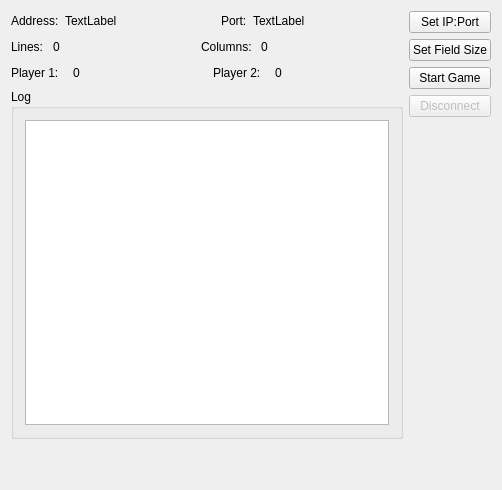
<?xml version="1.0" encoding="UTF-8"?>
<ui version="4.0">
 <class>TcpServer</class>
 <widget class="QWidget" name="TcpServer">
  <property name="geometry">
   <rect>
    <x>0</x>
    <y>0</y>
    <width>502</width>
    <height>490</height>
   </rect>
  </property>
  <property name="windowTitle">
   <string>Snake Server</string>
  </property>
  <layout class="QVBoxLayout" name="verticalLayout">
   <item>
    <layout class="QHBoxLayout" name="horizontalLayout">
     <property name="sizeConstraint">
      <enum>QLayout::SetMinimumSize</enum>
     </property>
     <item>
      <layout class="QVBoxLayout" name="verticalLayout_6">
       <item>
        <layout class="QHBoxLayout" name="horizontalLayout_3">
         <item>
          <layout class="QHBoxLayout" name="horizontalLayout_4">
           <property name="sizeConstraint">
            <enum>QLayout::SetMinimumSize</enum>
           </property>
           <item>
            <widget class="QLabel" name="label">
             <property name="text">
              <string>Address:</string>
             </property>
            </widget>
           </item>
           <item>
            <widget class="QLabel" name="address">
             <property name="sizePolicy">
              <sizepolicy hsizetype="Fixed" vsizetype="Preferred">
               <horstretch>40</horstretch>
               <verstretch>1</verstretch>
              </sizepolicy>
             </property>
             <property name="maximumSize">
              <size>
               <width>150</width>
               <height>20</height>
              </size>
             </property>
             <property name="text">
              <string>TextLabel</string>
             </property>
            </widget>
           </item>
           <item>
            <widget class="QLabel" name="label_2">
             <property name="text">
              <string>Port:</string>
             </property>
            </widget>
           </item>
           <item>
            <widget class="QLabel" name="port">
             <property name="text">
              <string>TextLabel</string>
             </property>
            </widget>
           </item>
           <item>
            <spacer name="horizontalSpacer">
             <property name="orientation">
              <enum>Qt::Horizontal</enum>
             </property>
             <property name="sizeType">
              <enum>QSizePolicy::Expanding</enum>
             </property>
             <property name="sizeHint" stdset="0">
              <size>
               <width>40</width>
               <height>20</height>
              </size>
             </property>
            </spacer>
           </item>
          </layout>
         </item>
        </layout>
       </item>
       <item>
        <layout class="QHBoxLayout" name="horizontalLayout_8">
         <item>
          <widget class="QLabel" name="WidthLabel">
           <property name="text">
            <string>Lines: </string>
           </property>
          </widget>
         </item>
         <item>
          <widget class="QLabel" name="lines">
           <property name="sizePolicy">
            <sizepolicy hsizetype="Fixed" vsizetype="Preferred">
             <horstretch>10</horstretch>
             <verstretch>0</verstretch>
            </sizepolicy>
           </property>
           <property name="maximumSize">
            <size>
             <width>50</width>
             <height>16777215</height>
            </size>
           </property>
           <property name="text">
            <string>0</string>
           </property>
          </widget>
         </item>
         <item>
          <spacer name="horizontalSpacer_4">
           <property name="orientation">
            <enum>Qt::Horizontal</enum>
           </property>
           <property name="sizeHint" stdset="0">
            <size>
             <width>40</width>
             <height>20</height>
            </size>
           </property>
          </spacer>
         </item>
         <item>
          <widget class="QLabel" name="heightLabel">
           <property name="text">
            <string>Columns: </string>
           </property>
          </widget>
         </item>
         <item>
          <widget class="QLabel" name="columns">
           <property name="sizePolicy">
            <sizepolicy hsizetype="Fixed" vsizetype="Preferred">
             <horstretch>10</horstretch>
             <verstretch>0</verstretch>
            </sizepolicy>
           </property>
           <property name="maximumSize">
            <size>
             <width>50</width>
             <height>16777215</height>
            </size>
           </property>
           <property name="text">
            <string>0</string>
           </property>
          </widget>
         </item>
         <item>
          <spacer name="horizontalSpacer_3">
           <property name="orientation">
            <enum>Qt::Horizontal</enum>
           </property>
           <property name="sizeHint" stdset="0">
            <size>
             <width>40</width>
             <height>20</height>
            </size>
           </property>
          </spacer>
         </item>
        </layout>
       </item>
       <item>
        <layout class="QHBoxLayout" name="horizontalLayout_5">
         <property name="spacing">
          <number>11</number>
         </property>
         <property name="sizeConstraint">
          <enum>QLayout::SetMaximumSize</enum>
         </property>
         <item>
          <widget class="QLabel" name="label_6">
           <property name="text">
            <string>Player 1: </string>
           </property>
          </widget>
         </item>
         <item>
          <widget class="QLabel" name="label_5">
           <property name="sizePolicy">
            <sizepolicy hsizetype="Fixed" vsizetype="Preferred">
             <horstretch>10</horstretch>
             <verstretch>0</verstretch>
            </sizepolicy>
           </property>
           <property name="maximumSize">
            <size>
             <width>50</width>
             <height>16777215</height>
            </size>
           </property>
           <property name="text">
            <string>0</string>
           </property>
          </widget>
         </item>
         <item>
          <spacer name="horizontalSpacer_2">
           <property name="orientation">
            <enum>Qt::Horizontal</enum>
           </property>
           <property name="sizeHint" stdset="0">
            <size>
             <width>40</width>
             <height>20</height>
            </size>
           </property>
          </spacer>
         </item>
         <item>
          <widget class="QLabel" name="label_4">
           <property name="text">
            <string>Player 2: </string>
           </property>
          </widget>
         </item>
         <item>
          <widget class="QLabel" name="label_3">
           <property name="sizePolicy">
            <sizepolicy hsizetype="Fixed" vsizetype="Preferred">
             <horstretch>10</horstretch>
             <verstretch>0</verstretch>
            </sizepolicy>
           </property>
           <property name="maximumSize">
            <size>
             <width>50</width>
             <height>16777215</height>
            </size>
           </property>
           <property name="text">
            <string>0</string>
           </property>
          </widget>
         </item>
         <item>
          <spacer name="horizontalSpacer_5">
           <property name="orientation">
            <enum>Qt::Horizontal</enum>
           </property>
           <property name="sizeHint" stdset="0">
            <size>
             <width>40</width>
             <height>20</height>
            </size>
           </property>
          </spacer>
         </item>
        </layout>
       </item>
       <item>
        <layout class="QHBoxLayout" name="horizontalLayout_7">
         <item>
          <widget class="QGroupBox" name="groupBox">
           <property name="sizePolicy">
            <sizepolicy hsizetype="Preferred" vsizetype="Expanding">
             <horstretch>0</horstretch>
             <verstretch>0</verstretch>
            </sizepolicy>
           </property>
           <property name="maximumSize">
            <size>
             <width>16777215</width>
             <height>16777215</height>
            </size>
           </property>
           <property name="title">
            <string>Log</string>
           </property>
           <layout class="QVBoxLayout" name="verticalLayout_2">
            <item>
             <widget class="QPlainTextEdit" name="log">
              <property name="sizePolicy">
               <sizepolicy hsizetype="Preferred" vsizetype="Expanding">
                <horstretch>0</horstretch>
                <verstretch>0</verstretch>
               </sizepolicy>
              </property>
              <property name="readOnly">
               <bool>true</bool>
              </property>
             </widget>
            </item>
           </layout>
          </widget>
         </item>
        </layout>
       </item>
      </layout>
     </item>
     <item>
      <layout class="QVBoxLayout" name="verticalLayout_5">
       <item>
        <widget class="QPushButton" name="setIpPortButton">
         <property name="sizePolicy">
          <sizepolicy hsizetype="Minimum" vsizetype="Fixed">
           <horstretch>0</horstretch>
           <verstretch>0</verstretch>
          </sizepolicy>
         </property>
         <property name="text">
          <string>Set IP:Port</string>
         </property>
        </widget>
       </item>
       <item>
        <widget class="QPushButton" name="setFieldSizeButton">
         <property name="text">
          <string>Set Field Size</string>
         </property>
        </widget>
       </item>
       <item>
        <widget class="QPushButton" name="startGameButton">
         <property name="text">
          <string>Start Game</string>
         </property>
        </widget>
       </item>
       <item>
        <widget class="QPushButton" name="disconnectClients">
         <property name="enabled">
          <bool>false</bool>
         </property>
         <property name="maximumSize">
          <size>
           <width>120</width>
           <height>16777215</height>
          </size>
         </property>
         <property name="text">
          <string>Disconnect</string>
         </property>
        </widget>
       </item>
       <item>
        <spacer name="verticalSpacer_3">
         <property name="orientation">
          <enum>Qt::Vertical</enum>
         </property>
         <property name="sizeType">
          <enum>QSizePolicy::Expanding</enum>
         </property>
         <property name="sizeHint" stdset="0">
          <size>
           <width>20</width>
           <height>40</height>
          </size>
         </property>
        </spacer>
       </item>
      </layout>
     </item>
    </layout>
   </item>
   <item>
    <spacer name="verticalSpacer">
     <property name="orientation">
      <enum>Qt::Vertical</enum>
     </property>
     <property name="sizeType">
      <enum>QSizePolicy::Ignored</enum>
     </property>
     <property name="sizeHint" stdset="0">
      <size>
       <width>20</width>
       <height>40</height>
      </size>
     </property>
    </spacer>
   </item>
  </layout>
 </widget>
 <layoutdefault spacing="6" margin="11"/>
 <resources/>
 <connections/>
</ui>
